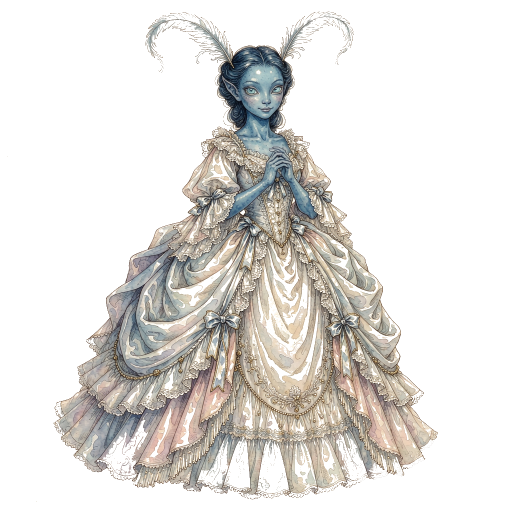
#> input picture processed/alienfolk-3.png, 1024 x 1024 px, given in place of cur-1.png, which was not available (shown at 1/2 size)
$ python _nb_contact_proc.py
#> lines starting #> are read from the running program, lines starting #| are printed output that depends on the picture; pictures that were not available may be replaced by others from this repository, and a replacement may not be noted
# -*- coding: utf-8 -*-
"""新批次 processed 透明图验收：每分类 3 张贴深色底拼一横排。"""
import os
from PIL import Image

ROOT = os.path.dirname(os.path.dirname(os.path.abspath(__file__)))
CATS = ["cur", "sym", "ship", "wp", "boot", "shield", "eblk", "mmon", "tel"]
CELL = 400
BG = (13, 17, 23)

for cat in CATS:
    cells = []
    for i in (1, 2, 3):
        p = os.path.join(ROOT, "processed/%s-%d.png" % (cat, i))
        im = Image.open(p).convert("RGBA")
#> im is the input picture: PIL image 1024x1024 RGBA; mean R, G, B, A 217, 207.1, 191.1, 82.2
        im.thumbnail((CELL, CELL), Image.LANCZOS)
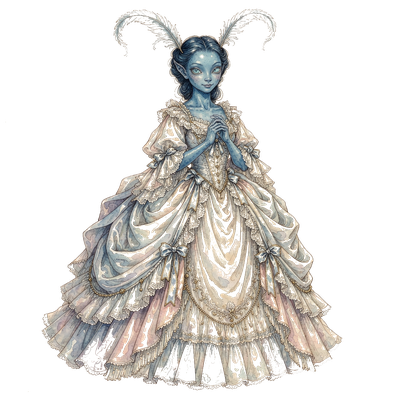
#> im: PIL image 400x400 RGBA; mean R, G, B, A 65.1, 61.9, 57.5, 81.9; transparent parts drawn white
        bg = Image.new("RGB", (CELL, CELL), BG)
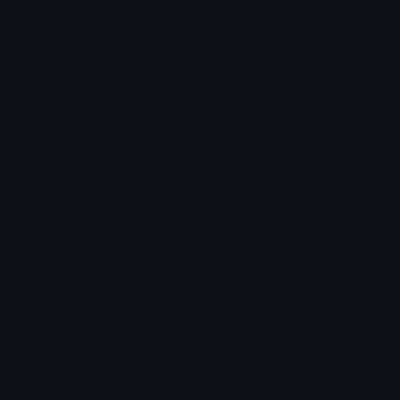
#> bg: PIL image 400x400 RGB; mean R, G, B 13, 17, 23
        bg.paste(im, ((CELL - im.width) // 2, (CELL - im.height) // 2), im)
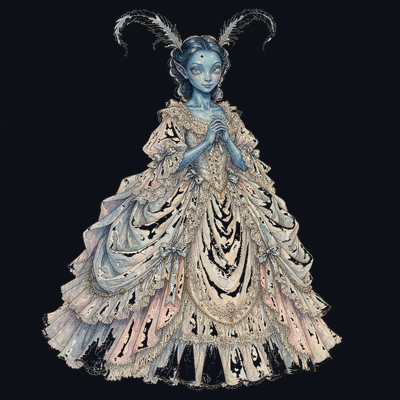
#> bg: PIL image 400x400 RGB; mean R, G, B 62.4, 62.8, 63.6
        cells.append(bg)
    sheet = Image.new("RGB", (CELL * 3 + 20, CELL), BG)
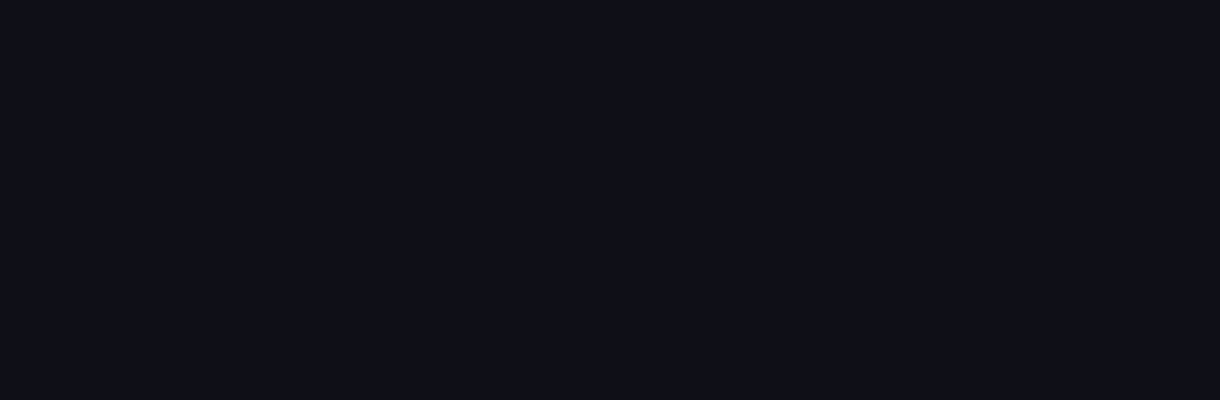
#> sheet: PIL image 1220x400 RGB; mean R, G, B 13, 17, 23
    for idx, c in enumerate(cells):
        sheet.paste(c, (idx * (CELL + 10), 0))
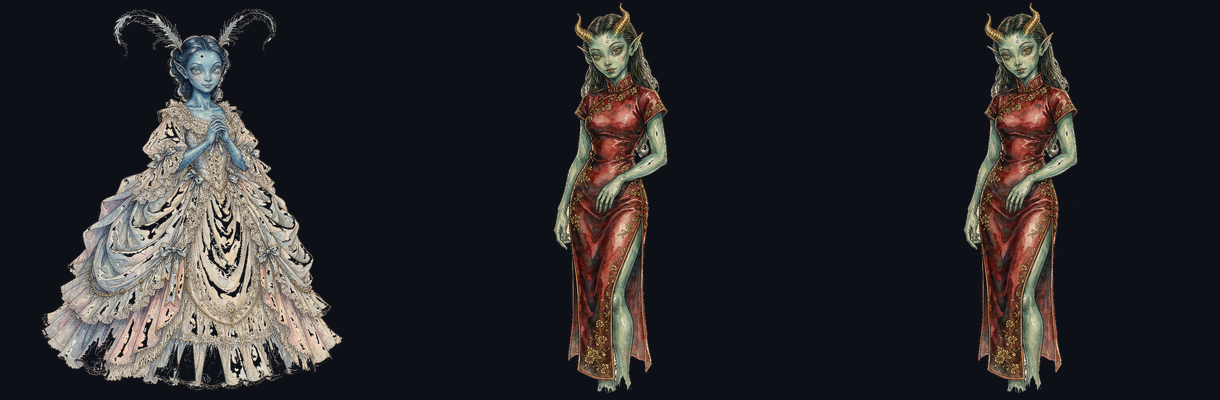
#> sheet: PIL image 1220x400 RGB; mean R, G, B 40, 39.6, 41.3
#> (the run stopped early here; a loop or call above may not have finished)
